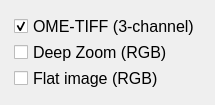
                            <widget class="QWidget" name="scrollAreaWidgetContents_5">
                             <property name="geometry">
                              <rect>
                               <x>0</x>
                               <y>0</y>
                               <width>215</width>
                               <height>95</height>
                              </rect>
                             </property>
                             <layout class="QGridLayout" name="gridLayout_16">
                              <item row="0" column="0">
                               <widget class="QWidget" name="widget_5" native="true">
                                <layout class="QGridLayout" name="gridLayout_17">
                                 <property name="sizeConstraint">
                                  <enum>QLayout::SetDefaultConstraint</enum>
                                 </property>
                                 <property name="leftMargin">
                                  <number>3</number>
                                 </property>
                                 <property name="topMargin">
                                  <number>3</number>
                                 </property>
                                 <property name="rightMargin">
                                  <number>3</number>
                                 </property>
                                 <property name="bottomMargin">
                                  <number>3</number>
                                 </property>
                                 <property name="horizontalSpacing">
                                  <number>6</number>
                                 </property>
                                 <property name="verticalSpacing">
                                  <number>1</number>
                                 </property>
                                 <item row="0" column="0">
                                  <widget class="QCheckBox" name="checkBox_17">
                                   <property name="font">
                                    <font>
                                     <family>Arial</family>
                                     <pointsize>12</pointsize>
                                    </font>
                                   </property>
                                   <property name="autoFillBackground">
                                    <bool>false</bool>
                                   </property>
                                   <property name="text">
                                    <string>OME-TIFF (3-channel)</string>
                                   </property>
                                   <property name="checked">
                                    <bool>true</bool>
                                   </property>
                                  </widget>
                                 </item>
                                 <item row="1" column="0">
                                  <widget class="QCheckBox" name="checkBox_18">
                                   <property name="font">
                                    <font>
                                     <family>Arial</family>
                                     <pointsize>12</pointsize>
                                    </font>
                                   </property>
                                   <property name="text">
                                    <string>Deep Zoom (RGB)</string>
                                   </property>
                                   <property name="checked">
                                    <bool>false</bool>
                                   </property>
                                  </widget>
                                 </item>
                                 <item row="2" column="0">
                                  <widget class="QCheckBox" name="checkBox_19">
                                   <property name="font">
                                    <font>
                                     <family>Arial</family>
                                     <pointsize>12</pointsize>
                                    </font>
                                   </property>
                                   <property name="text">
                                    <string>Flat image (RGB)</string>
                                   </property>
                                   <property name="checked">
                                    <bool>false</bool>
                                   </property>
                                  </widget>
                                 </item>
                                </layout>
                               </widget>
                              </item>
                             </layout>
                            </widget>
